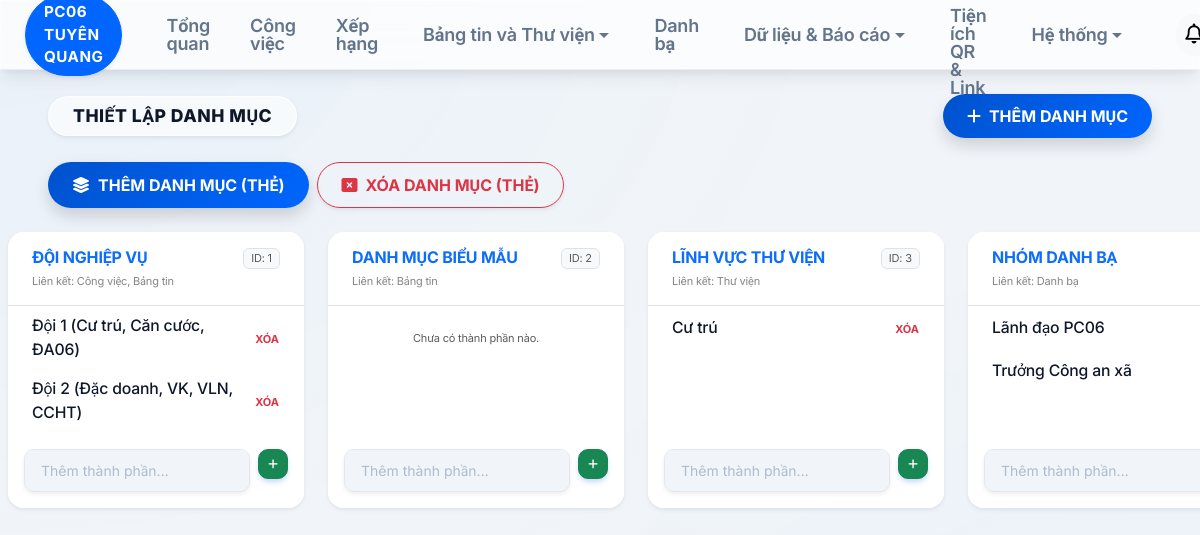
The app's page /admin/module-categories (signed in) with its own data.
### models.py (models this page shows)
class CategoryGroup(db.Model):
    id = db.Column(db.Integer, primary_key=True)
    name = db.Column(db.String(100), unique=True)
    linked_modules = db.Column(db.Text) # Comma-separated or JSON list of topbar labels

class CategoryItem(db.Model):
    id = db.Column(db.Integer, primary_key=True)
    group_id = db.Column(db.Integer, db.ForeignKey('category_group.id'))
    name = db.Column(db.String(255))
    group = db.relationship('CategoryGroup', backref='items')

### routes/admin.py (the view, shortened to what this page needs)
@admin_bp.route('/admin/module-categories', methods=['GET', 'POST'])
def module_categories():
    if not session.get('is_admin'): return redirect(url_for('auth_bp.login'))
    groups = CategoryGroup.query.all()
    return render_template('module_categories.html', groups=groups)

### app.py (called while the page is built)
@app.before_request
def check_auth():
    if session.get('uid'):
        last_active = session.get('last_active')
        now = time.time()
        if last_active and (now - last_active) > 1800: # 30 mins
            session.clear()
            return redirect(url_for('auth_bp.login'))
        session['last_active'] = now
    allowed = ['auth_bp.login', 'static', 'dl_file', 'shortlink_bp.redirect_short_link', 'shortlink_bp.get_qr', 'favicon']
    if not session.get('uid') and request.endpoint not in allowed and not (request.endpoint and request.endpoint.startswith('static')):
        return redirect(url_for('auth_bp.login'))
    if session.get('uid') and session.get('must_change') and request.endpoint not in ['auth_bp.change_password', 'auth_bp.logout', 'static']:
        return redirect(url_for('auth_bp.change_password'))

@app.context_processor
def utility_processor():
    from openpyxl.utils import get_column_letter
    return dict(col_letter_func=get_column_letter)

### templates/module_categories.html (shortened to what this page needs)
{% extends "base.html" %}
{% block content %}
<div class="page-header mb-4 animate__animated animate__fadeIn">
    <div class="header-main-group">
        <div class="header-title-pill shadow-sm">
            <h1 class="mb-0">Thiết lập Danh mục</h1>
        </div>
        <div class="header-actions">
            <button class="btn btn-primary rounded-pill px-4 fw-bold shadow" data-bs-toggle="modal" data-bs-target="#addGroupModal">
                <i class="fa-solid fa-plus me-2"></i>THÊM DANH MỤC
            </button>
        </div>
    </div>
</div>
        <div class="d-none d-md-flex gap-2">
            <button class="btn btn-primary rounded-pill px-4 fw-bold shadow" data-bs-toggle="modal" data-bs-target="#addGroupModal">
                <i class="fa-solid fa-layer-group me-2"></i>THÊM DANH MỤC (THẺ)
            </button>
            <button class="btn btn-outline-danger rounded-pill px-4 fw-bold shadow-sm" data-bs-toggle="modal" data-bs-target="#deleteGroupModal">
                <i class="fa-solid fa-rectangle-xmark me-2"></i>XÓA DANH MỤC (THẺ)
            </button>
        </div>
    </div>
<div class="main-content-area animate__animated animate__fadeInUp">
    <div class="row g-4 overflow-auto flex-nowrap pb-4 px-2" style="scrollbar-width: thin;">
        {% for g in groups %}
        <div class="col-xl-3 col-md-6" style="min-width: 320px;">
            <div class="card border-0 shadow-sm rounded-4 overflow-hidden h-100 d-flex flex-column">
                <div class="card-header border-0 py-3 px-4 border-bottom" style="background-color: var(--bg-surface);">
                    <div class="d-flex justify-content-between align-items-start mb-1">
                        <h6 class="fw-bold mb-0 text-primary">{{ g.name|upper }}</h6>
                        <span class="badge bg-light text-muted fw-normal tiny border">ID: {{ g.id }}</span>
                    </div>
                    <div class="tiny text-muted opacity-75">Liên kết: {{ g.linked_modules or 'Chưa liên kết' }}</div>
                </div>
                <div class="card-body p-0 flex-grow-1 overflow-auto" style="max-height: 400px;">
                    <div class="list-group list-group-flush">
                        {% for item in g.items %}
                        <div class="list-group-item d-flex justify-content-between align-items-center border-0 px-4 py-2 hover-bg-light" style="background-color: var(--bg-surface);">
                            <span class="text-main small fw-medium">{{ item.name }}</span>
                            <form method="POST" class="m-0">
                                <button type="submit" class="btn btn-link text-danger p-0 text-decoration-none tiny fw-bold">XÓA</button>
                            </form>
                        </div>
                        {% else %}
                        <div class="p-4 text-center text-muted tiny">Chưa có thành phần nào.</div>
                        {% endfor %}
                    </div>
                </div>
                <div class="card-footer border-0 p-3" style="background-color: var(--bg-surface);">
                    <form method="POST" class="d-flex gap-2">
                        <input type="text" name="item_name" class="form-control form-control-sm border-0 shadow-sm" placeholder="Thêm thành phần..." required style="background-color: var(--bg-body) !important; color: var(--text-main) !important;">
                        <button type="submit" class="btn btn-sm btn-success btn-circle btn-circle-sm shadow-sm">
                            <i class="fa-solid fa-plus tiny"></i>
                        </button>
                    </form>
                </div>
            </div>
        </div>
        {% endfor %}
    </div>
</div>
                            {% set modules = ['Công việc', 'Bảng tin', 'Thư viện', 'Danh bạ', 'Dữ liệu & Báo cáo', 'Tiện ích QR & Link', 'Hệ thống'] %}
{% endblock %}

### static/css/style.css (style rules this page uses)
:root { --font-size-base: clamp(14px, 0.85vw + 11px, 18px); --nav-height: clamp(56px, 3.5vw + 32px, 70px); --sidebar-width: 0px; --container-padding: clamp(16px, 2vw, 40px); --card-gap: clamp(16px, 2vw, 32px); --transition: all 0.3s cubic-bezier(0.4, 0, 0.2, 1); }
:root, [data-theme="light"] { --primary: #0066FF; --primary-light: #4D94FF; --primary-soft: rgba(0, 102, 255, 0.05); --primary-gradient: linear-gradient(135deg, #0052CC 0%, #0066FF 100%); --bg-body: #f1f5f9; --bg-surface: #ffffff; --bg-sidebar: rgba(255, 255, 255, 0.7); --text-main: #0f172a; --text-muted: #64748b; --border: #e2e8f0; --border-light: #f1f5f9; --glass-border: rgba(255, 255, 255, 0.4); --shadow-lvl1: 0 1px 2px rgba(0,0,0,0.06); --shadow-lvl2: 0 10px 15px -3px rgba(0,0,0,0.08), 0 4px 6px -2px rgba(0,0,0,0.04); --shadow-lvl3: 0 20px 25px -5px rgba(0,0,0,0.1), 0 10px 10px -5px rgba(0,0,0,0.04); --shadow-lvl4: 0 25px 50px -12px rgba(0,0,0,0.15); --shadow-primary: 0 10px 20px rgba(0, 102, 255, 0.2); }
.page-header { position: relative; z-index: 1020; overflow: visible !important; }
.page-header > div { display: flex !important; justify-content: space-between; align-items: center; flex-wrap: wrap; gap: 20px; width: 100%; }
.header-main-group { display: flex; align-items: center; gap: 24px; flex-wrap: wrap; }
.header-actions { display: flex; gap: 12px; align-items: center; }
.header-title-pill { background: rgba(255, 255, 255, 0.6); backdrop-filter: blur(10px); border: 1px solid rgba(255, 255, 255, 0.8); padding: 8px 24px; border-radius: 100px; box-shadow: 0 4px 15px rgba(0,0,0,0.02); display: flex; align-items: center; gap: 12px; color: var(--text-main); }
.header-title-pill h1 { font-size: 1.1rem !important; font-weight: 800 !important; letter-spacing: 0.5px; text-transform: uppercase; }
@media (max-width: 1200px) { .page-header > div { display: flex !important; flex-wrap: wrap; justify-content: space-between !important; } }
body { font-family: 'Inter', 'Be Vietnam Pro', -apple-system, sans-serif; background-color: var(--bg-body); background-image: radial-gradient(at 0% 0%, rgba(0, 102, 255, 0.03) 0px, transparent 50%), radial-gradient(at 100% 100%, rgba(0, 102, 255, 0.03) 0px, transparent 50%); color: var(--text-main); margin: 0; padding: 0; overflow-x: hidden; font-size: var(--font-size-base); transition: background-color 0.3s, color 0.3s; letter-spacing: -0.01em; }
.card { background: var(--bg-surface); border: 1px solid var(--border); border-radius: 16px; box-shadow: var(--shadow-lvl1); transition: var(--transition); }
.text-main { color: var(--text-main) !important; }
.form-control, .form-select { border: 1.5px solid var(--border) !important; border-radius: 10px !important; padding: 10px 16px !important; font-weight: 400; color: var(--text-main) !important; background-color: var(--bg-surface) !important; transition: var(--transition); }
.form-control::placeholder { color: #94a3b8; opacity: 0.7; }
.form-control, .form-select { padding: 10px 16px; border-radius: 10px; border: 1px solid #cbd5e1; transition: all 0.2s; font-size: 14px; }
.btn { padding: 10px 20px; border-radius: 10px; font-weight: 600; transition: all 0.3s cubic-bezier(0.175, 0.885, 0.32, 1.275); }
.btn-primary { background: var(--primary-gradient); border: none; box-shadow: 0 4px 12px rgba(37, 99, 235, 0.3); }
.btn-primary.shadow-sm, .btn-success.shadow-sm { box-shadow: 0 4px 6px -1px rgba(37, 99, 235, 0.2), 0 2px 4px -1px rgba(37, 99, 235, 0.1) !important; }

### templates/base.html (style rules this page uses)
.btn-circle { aspect-ratio: 1 / 1 !important; padding: 0 !important; display: inline-flex !important; align-items: center; justify-content: center; flex-shrink: 0 !important; width: var(--circle-size, 40px); height: var(--circle-size, 40px); transition: transform 0.2s ease, box-shadow 0.2s ease; }
.btn-circle-sm { --circle-size: 30px; }

### templates/module_categories.html (style rules this page uses)
.tiny { font-size: 11px; }

### records on screen
CategoryGroup: name "ĐỘI NGHIỆP VỤ", id "1", linked_modules "Công việc, Bảng tin"
CategoryItem: name "Đội 1 (Cư trú, Căn cước, ĐA06)"
CategoryItem: name "Đội 2 (Đặc doanh, VK, VLN, CCHT)"
CategoryGroup: name "DANH MỤC BIỂU MẪU", id "2", linked_modules "Bảng tin"
CategoryGroup: name "LĨNH VỰC THƯ VIỆN", id "3", linked_modules "Thư viện"
CategoryItem: name "Cư trú"
CategoryGroup: name "NHÓM DANH BẠ", linked_modules "Danh bạ"
CategoryItem: name "Lãnh đạo PC06"
CategoryItem: name "Trưởng Công an xã"
